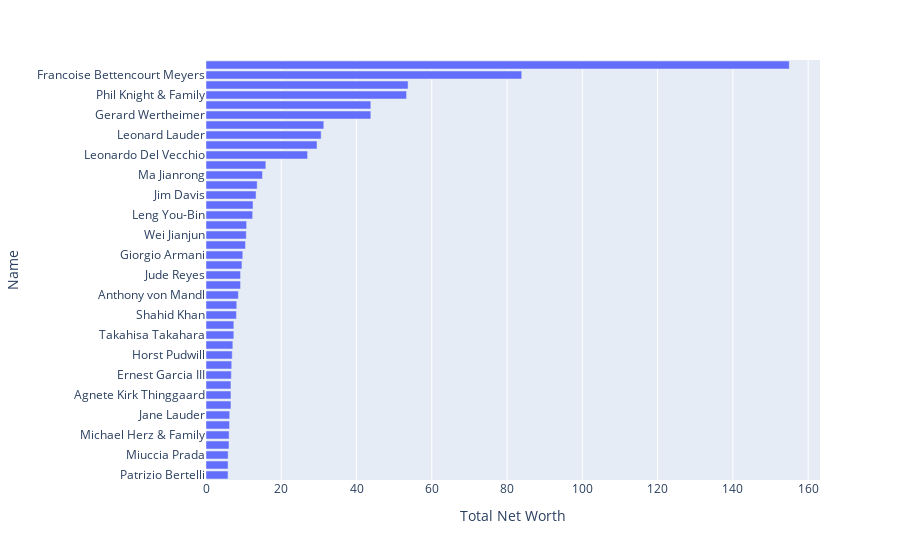

Here is the notebook cell this chart was saved with:
### Code cell
px.bar(data_frame=df_industry, x='Total Net Worth', y='Name')

### Figure 1 — Plotly figure (JSON) as saved in the notebook; plotly's stock layout.template omitted (floating-point values rounded to 4 significant figures)
{"data": [{"alignmentgroup": "True", "hovertemplate": "Total Net Worth=%{x}<br>Name=%{y}<extra></extra>", "legendgroup": "", "marker": {"color": "#636efa", "pattern": {"shape": ""}}, "name": "", "offsetgroup": "", "orientation": "h", "showlegend": false, "textposition": "auto", "type": "bar", "x": [5.86, 5.86, 5.88, 6.12, 6.14, 6.26, 6.3, 6.63, 6.63, 6.63, 6.73, 6.83, 6.97, 7.13, 7.39, 7.4, 8.09, 8.17, 8.6, 9.18, 9.18, 9.55, 9.77, 10.5, 10.7, 10.8, 12.4, 12.5, 13.3, 13.6, 15, 15.9, 27, 29.5, 30.6, 31.3, 43.8, 43.8, 53.3, 53.7, 83.9, 155], "xaxis": "x", "y": ["Patrizio Bertelli", "Guenther Fielmann", "Miuccia Prada", "Wolfgang Herz & Family", "Michael Herz & Family", "Lv Xiang-yang", "Jane Lauder", "Thomas Kirk Kristiansen", "Agnete Kirk Thinggaard", "Sofie Kirk Kristiansen", "Ernest Garcia III", "Kjeld Kirk Kristiansen", "Horst Pudwill", "Jian Jun", "Takahisa Takahara", "Laurence Graff", "Shahid Khan", "Ralph Lauren", "Anthony von Mandl", "Chris Reyes", "Jude Reyes", "Tito Beveridge", "Giorgio Armani", "Ding Shijia", "Wei Jianjun", "Ding Shizhong", "Leng You-Bin", "Wang Chuan-Fu", "Jim Davis", "Chen Zhiping", "Ma Jianrong", "Ernie Garcia", "Leonardo Del Vecchio", "James Dyson", "Leonard Lauder", "He Xiangjian", "Gerard Wertheimer", "Alain Wertheimer", "Phil Knight & Family", "Francois Pinault", "Francoise Bettencourt Meyers", "Bernard Arnault"], "yaxis": "y"}], "layout": {"barmode": "relative", "legend": {"tracegroupgap": 0}, "margin": {"t": 60}, "xaxis": {"anchor": "y", "domain": [0, 1], "title": {"text": "Total Net Worth"}}, "yaxis": {"anchor": "x", "domain": [0, 1], "title": {"text": "Name"}}}}
